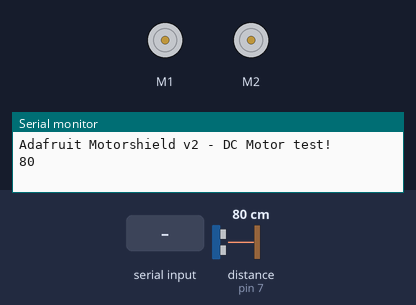
The sketch below on a simulated Arduino Uno, built with avr-gcc and run on an emulated ATmega328P. On the bench: 2 × DC motor (green arrow = forward, orange = backward, longer = faster), the last lines printed to the serial monitor. Wiring (inferred from the names in the program): ultrasonic range finder: trigger pin 7; echo pin 7. Inputs (shaded band) come from the test bench; at power-on: distance to the obstacle (sensor on pin 7) 80 cm. The echo pulse lasts 58.3 µs per cm.

Above: at 1.2 s.
1.3 s: "1" received over the second serial link
At 2.4 s:
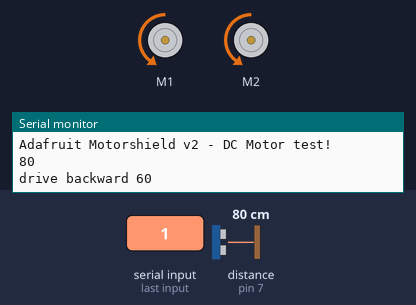
Timing chart, 0 to 4.3 s (numbered marks = the images above; inputs shaded):
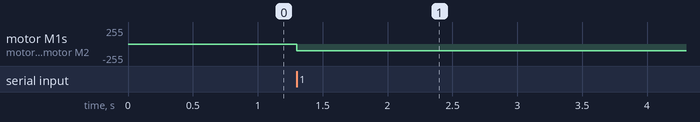

The sketch:

HelloMoto.ino
```cpp
#include <Wire.h>
#include <SoftwareSerial.h>
#include <Adafruit_MotorShield.h>
#include "utility/Adafruit_PWMServoDriver.h"
#include "Timer.h"
#include <NewPing.h>

Adafruit_MotorShield AFMS = Adafruit_MotorShield();

Adafruit_DCMotor *m1 = AFMS.getMotor(1);
Adafruit_DCMotor *m2 = AFMS.getMotor(2);

SoftwareSerial ss = SoftwareSerial(6, 5);
int pingPin = 7;


Timer t;

long microsecondsToCentimeters(long microseconds)
{
  // The speed of sound is 340 m/s or 29 microseconds per centimeter.
  // The ping travels out and back, so to find the distance of the
  // object we take half of the distance travelled.
  return microseconds / 29 / 2;
}

long cm;

void sendDistance() {
  // establish variables for duration of the ping,
  // and the distance result in inches and centimeters:
  long duration, inches, new_cm;

  // The PING))) is triggered by a HIGH pulse of 2 or more microseconds.
  // Give a short LOW pulse beforehand to ensure a clean HIGH pulse:
  pinMode(pingPin, OUTPUT);
  digitalWrite(pingPin, LOW);
  delayMicroseconds(5);
  digitalWrite(pingPin, HIGH);
  delayMicroseconds(5);
  digitalWrite(pingPin, LOW);

  // The same pin is used to read the signal from the PING))): a HIGH
  // pulse whose duration is the time (in microseconds) from the sending
  // of the ping to the reception of its echo off of an object.
  pinMode(pingPin, INPUT);
  duration = pulseIn(pingPin, HIGH);

  new_cm = microsecondsToCentimeters(duration);

  if (new_cm != cm) {
    cm = new_cm;
    Serial.println(cm);
    ss.write(cm);
  }
}

void setup() {
    Serial.begin(9600);           // set up Serial library at 9600 bps
    Serial.println("Adafruit Motorshield v2 - DC Motor test!");

    AFMS.begin();  // create with the default frequency 1.6KHz

    ss.begin(9600);

    m1->setSpeed(0);
    m2->setSpeed(0);

    m1->run(FORWARD);
    m2->run(FORWARD);

    t.every(500, sendDistance);
}

void drive(int b) {
    if ((b >= 56) && (b < 72)) {
        Serial.println("stop");
        m1->run(RELEASE);
        m2->run(RELEASE);
    } else {
        int speed = 0;
        if (b >= 64) {
            speed = min(((b - 64) * 4), 255);
        } else {
            speed = min(((64 - b) * 4), 255);
        }

        m1->setSpeed(100);
        m2->setSpeed(100);

        if (b > 64) {
            Serial.print("drive forward ");
            Serial.println(speed);
            // forward
            m1->run(FORWARD);
            m2->run(FORWARD);
        } else {
            Serial.print("drive backward ");
            Serial.println(speed);
            // backward
            m1->run(BACKWARD);
            m2->run(BACKWARD);
        }
    }
}

void turn(int b) {

    int speed = 0;

    if ((b >= 56) && (b < 72)) {
        Serial.println("stop");
        m1->run(RELEASE);
        m2->run(RELEASE);
    } else if (b >= 64) {
        // right
        speed = (b - 64) * 2;
        Serial.print("right ");
        Serial.println(speed);
        m1->setSpeed(speed);
        m2->setSpeed(speed);
        m1->run(FORWARD);
        m2->run(BACKWARD);
    } else {
        // left
        speed = (64 - b) * 2;
        Serial.print("left ");
        Serial.println(speed);
        m1->setSpeed(speed);
        m2->setSpeed(speed);
        m2->run(FORWARD);
        m1->run(BACKWARD);
    }
}

void loop() {
    int b;

    t.update();

    if (ss.available() > 0) {
        b = ss.read();

        //Serial.println(b, BIN);

        // turn ?
        if (b & 0x80) {
            b &= ~0x80;

            turn(b);
        } else {
            // drive
            drive(b);
        }
    }
}
```

Event.h
```cpp
// (licence header left out)
/*  * * * * * * * * * * * * * * * * * * * * * * * * * * *
 Code by Simon Monk
 http://www.simonmonk.org
* * * * * * * * * * * * * * * * * * * * * * * * * * * * */

#ifndef Event_h
#define Event_h

#include <inttypes.h>

#define EVENT_NONE 0
#define EVENT_EVERY 1
#define EVENT_OSCILLATE 2

class Event
{

public:
  Event(void);
  void update(void);
  int8_t eventType;
  unsigned long period;
  int repeatCount;
  uint8_t pin;
  uint8_t pinState;
  void (*callback)(void);
  unsigned long lastEventTime;
  int count;
};

#endif
```

Timer.h
```cpp
// (licence header left out)
/*  * * * * * * * * * * * * * * * * * * * * * * * * * * *
 Code by Simon Monk
 http://www.simonmonk.org
* * * * * * * * * * * * * * * * * * * * * * * * * * * * */

#ifndef Timer_h
#define Timer_h

#include <inttypes.h>
#include "Event.h"

#define MAX_NUMBER_OF_EVENTS (10)

#define TIMER_NOT_AN_EVENT (-2)
#define NO_TIMER_AVAILABLE (-1)

class Timer
{

public:
  Timer(void);

  int8_t every(unsigned long period, void (*callback)(void));
  int8_t every(unsigned long period, void (*callback)(void), int repeatCount);
  int8_t after(unsigned long duration, void (*callback)(void));
  int8_t oscillate(uint8_t pin, unsigned long period, uint8_t startingValue);
  int8_t oscillate(uint8_t pin, unsigned long period, uint8_t startingValue, int repeatCount);

  /**
   * This method will generate a pulse of !startingValue, occuring period after the
   * call of this method and lasting for period. The Pin will be left in !startingValue.
   */
  int8_t pulse(uint8_t pin, unsigned long period, uint8_t startingValue);

  /**
   * This method will generate a pulse of pulseValue, starting immediately and of
   * length period. The pin will be left in the !pulseValue state
   */
  int8_t pulseImmediate(uint8_t pin, unsigned long period, uint8_t pulseValue);
  void stop(int8_t id);
  void update(void);

protected:
  Event _events[MAX_NUMBER_OF_EVENTS];
  int8_t findFreeEventIndex(void);

};

#endif
```

Measured:
- after the input at 1.3 s, motor M1, motor M2: stopped → backward 100/255 at once
